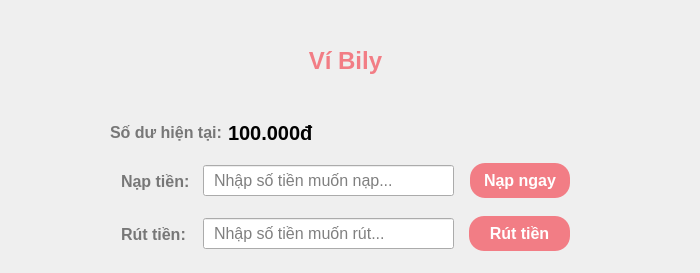
           <widget class="QWidget" name="buyerWallet">
            <attribute name="title">
             <string>Ví Bily</string>
            </attribute>
            <widget class="QWidget" name="widget_12" native="true">
             <property name="geometry">
              <rect>
               <x>110</x>
               <y>102</y>
               <width>351</width>
               <height>61</height>
              </rect>
             </property>
             <property name="styleSheet">
              <string notr="true">font-size: 16px;</string>
             </property>
             <layout class="QHBoxLayout" name="horizontalLayout_17">
              <item>
               <widget class="QLabel" name="label_30">
                <property name="styleSheet">
                 <string notr="true">	font-weight: bold;
	color: #777;</string>
                </property>
                <property name="text">
                 <string>Số dư hiện tại:</string>
                </property>
               </widget>
              </item>
              <item>
               <widget class="QLabel" name="buyerWalletBalance">
                <property name="styleSheet">
                 <string notr="true">font-weight: bold;
font-size: 20px;</string>
                </property>
                <property name="text">
                 <string>100.000đ</string>
                </property>
               </widget>
              </item>
              <item>
               <spacer name="horizontalSpacer_8">
                <property name="orientation">
                 <enum>Qt::Horizontal</enum>
                </property>
                <property name="sizeHint" stdset="0">
                 <size>
                  <width>40</width>
                  <height>20</height>
                 </size>
                </property>
               </spacer>
              </item>
             </layout>
            </widget>
            <widget class="QWidget" name="widget_13" native="true">
             <property name="geometry">
              <rect>
               <x>110</x>
               <y>150</y>
               <width>471</width>
               <height>61</height>
              </rect>
             </property>
             <property name="styleSheet">
              <string notr="true">font-size: 16px;</string>
             </property>
             <widget class="QLabel" name="label_34">
              <property name="geometry">
               <rect>
                <x>11</x>
                <y>11</y>
                <width>71</width>
                <height>41</height>
               </rect>
              </property>
              <property name="styleSheet">
               <string notr="true">	font-weight: bold;
	color: #777;</string>
              </property>
              <property name="text">
               <string>Nạp tiền:</string>
              </property>
             </widget>
             <widget class="QLineEdit" name="buyerDepositInput">
              <property name="geometry">
               <rect>
                <x>93</x>
                <y>15</y>
                <width>251</width>
                <height>31</height>
               </rect>
              </property>
              <property name="styleSheet">
               <string notr="true">padding: 4px 8px;</string>
              </property>
              <property name="placeholderText">
               <string>Nhập số tiền muốn nạp...</string>
              </property>
             </widget>
             <widget class="QPushButton" name="buyerDepositBtn">
              <property name="geometry">
               <rect>
                <x>360</x>
                <y>13</y>
                <width>100</width>
                <height>35</height>
               </rect>
              </property>
              <property name="cursor">
               <cursorShape>PointingHandCursor</cursorShape>
              </property>
              <property name="styleSheet">
               <string notr="true">QPushButton {
	padding: 8px 12px;
	color: white;
	font-size: 16px;
	font-weight: bold;
	background-color: #f27d85;
	border-radius: 15px;
	border: none;
}
</string>
              </property>
              <property name="text">
               <string>Nạp ngay</string>
              </property>
             </widget>
            </widget>
            <widget class="QWidget" name="widget_14" native="true">
             <property name="geometry">
              <rect>
               <x>110</x>
               <y>203</y>
               <width>471</width>
               <height>61</height>
              </rect>
             </property>
             <property name="styleSheet">
              <string notr="true">font-size: 16px;</string>
             </property>
             <widget class="QLabel" name="label_37">
              <property name="geometry">
               <rect>
                <x>11</x>
                <y>11</y>
                <width>71</width>
                <height>41</height>
               </rect>
              </property>
              <property name="styleSheet">
               <string notr="true">	font-weight: bold;
	color: #777;</string>
              </property>
              <property name="text">
               <string>Rút tiền:</string>
              </property>
             </widget>
             <widget class="QLineEdit" name="buyerWithdrawInput">
              <property name="geometry">
               <rect>
                <x>93</x>
                <y>15</y>
                <width>251</width>
                <height>31</height>
               </rect>
              </property>
              <property name="styleSheet">
               <string notr="true">padding: 4px 8px;</string>
              </property>
              <property name="placeholderText">
               <string>Nhập số tiền muốn rút...</string>
              </property>
             </widget>
             <widget class="QPushButton" name="buyerWithdrawBtn">
              <property name="geometry">
               <rect>
                <x>359</x>
                <y>13</y>
                <width>101</width>
                <height>35</height>
               </rect>
              </property>
              <property name="sizePolicy">
               <sizepolicy hsizetype="Preferred" vsizetype="Fixed">
                <horstretch>0</horstretch>
                <verstretch>0</verstretch>
               </sizepolicy>
              </property>
              <property name="cursor">
               <cursorShape>PointingHandCursor</cursorShape>
              </property>
              <property name="styleSheet">
               <string notr="true">QPushButton {
	padding: 8px 12px;
	color: white;
	font-size: 16px;
	font-weight: bold;
	background-color: #f27d85;
	border-radius: 15px;
	border: none;
}
</string>
              </property>
              <property name="text">
               <string>Rút tiền</string>
              </property>
             </widget>
            </widget>
            <widget class="QLabel" name="label_70">
             <property name="geometry">
              <rect>
               <x>0</x>
               <y>45</y>
               <width>691</width>
               <height>31</height>
              </rect>
             </property>
             <property name="styleSheet">
              <string notr="true">font-size: 24px;
font-weight: bold;
color: #f27d85;</string>
             </property>
             <property name="text">
              <string>Ví Bily</string>
             </property>
             <property name="alignment">
              <set>Qt::AlignCenter</set>
             </property>
            </widget>
           </widget>
